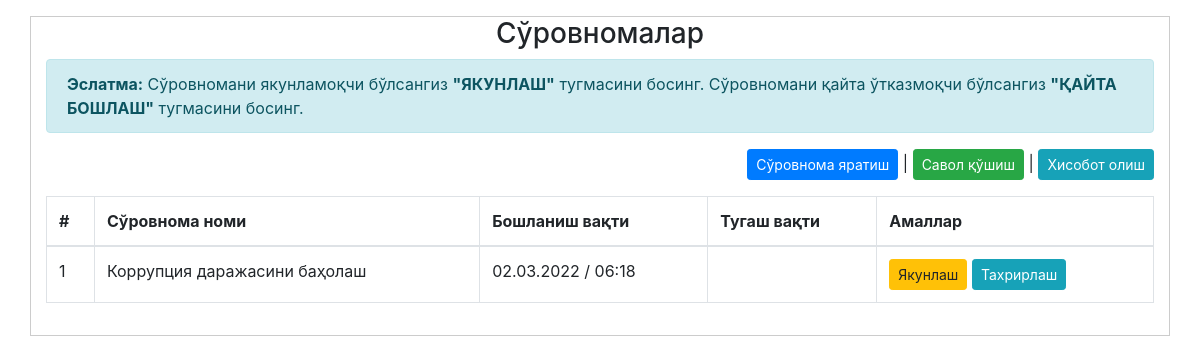
Page /admin/index.php on the earlier database version.
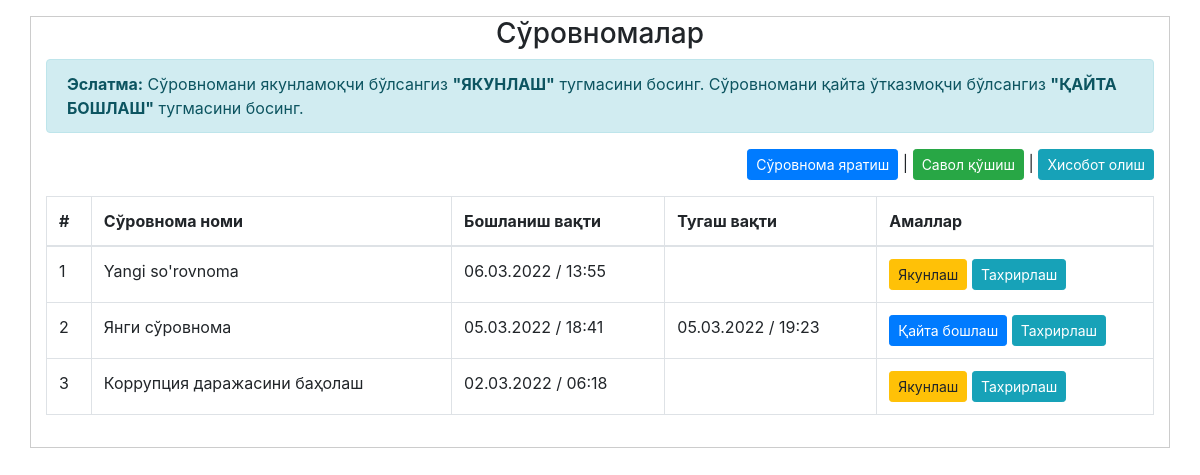
Same page on the later database version.
### tables this page shows
CREATE TABLE `sorovnoma` (
  `id` int(11) NOT NULL,
  `sname` varchar(255) NOT NULL,
  `startDate` int(20) DEFAULT NULL,
  `endDate` int(20) DEFAULT NULL
);

### admin/index.php (the view, shortened to what this page needs)
<?php
include "./../db.php";
$hisobot_query = mysqli_query($conn, "SELECT * FROM sorovnoma ORDER BY id DESC");
?>
<!DOCTYPE html>
<html>
<head>
	<link rel="stylesheet" href="./../css/bootstrap.min.css">
</head>
<body>
	<div class="container mt-3" style="border: 1px solid #ccc;">
		<div class="row">
			<div class="col-sm-12 mb-3">
				<h3 class="text-center">Сўровномалар</h3>
				<p class="alert alert-info"><b>Эслатма:</b> Сўровномани якунламоқчи бўлсангиз <b>"ЯКУНЛАШ"</b> тугмасини босинг. Сўровномани қайта ўтказмоқчи бўлсангиз <b>"ҚАЙТА БОШЛАШ"</b> тугмасини босинг.</p>
                <p class="text-right"><a href="add_sorov.php" class="btn btn-primary btn-sm">Сўровнома яратиш</a> | <a href="add_savol.php" class="btn btn-success btn-sm">Савол қўшиш</a> | <a href="hisobot.php" class="btn btn-info btn-sm">Хисобот олиш</a></p>
				<table class="table table-bordered">
                    <thead>
                        <tr>
                            <th>#</th>
                            <th>Сўровнома номи</th>
                            <th>Бошланиш вақти</th>
                            <th>Тугаш вақти</th>
                            <th>Амаллар</th>
                        </tr>
                    </thead>
                    <tbody>
                        <?php $i=0; while($row_hisobot = mysqli_fetch_assoc($hisobot_query)) { $i++; ?>
                        <tr>
                            <td><?php echo $i; ?></td>
                            <td><?php echo $row_hisobot['sname']; ?></td>
                            <td><?php echo date('d.m.Y / H:i', $row_hisobot['startDate']); ?></td>
                            <td><?php
                                if($row_hisobot['endDate'] == null) {
                                    echo "";
                                } else {
                                    echo date('d.m.Y / H:i', $row_hisobot['endDate']);
                                }
                            ?></td>
                            <td width="25%">
                                <?php if($row_hisobot['endDate'] === null) { ?>
                                    <a href="sorov_on_off.php?sorov_id=<?php echo $row_hisobot['id']; ?>" class="btn btn-warning btn-sm">Якунлаш</a>
                                <?php } else { ?>
                                    <a href="sorov_on_off.php?sorov_id=<?php echo $row_hisobot['id']; ?>" class="btn btn-primary btn-sm">Қайта бошлаш</a>
                                <?php } ?>
                                <a href="edit_sorov.php?sorov_id=<?php echo $row_hisobot['id']; ?>" class="btn btn-info btn-sm">Тахрирлаш</a>
                            </td>
                        </tr>
                        <?php } ?>
                    </tbody>
                </table>
			</div>
		</div>
	</div>
</body>
</html>

Differences in the rows shown:
added sorovnoma: sname "Yangi so'rovnoma", startDate "06.03.2022 / 13:55"
added sorovnoma: sname "Янги сўровнома", startDate "05.03.2022 / 18:41", endDate "05.03.2022 / 19:23"
